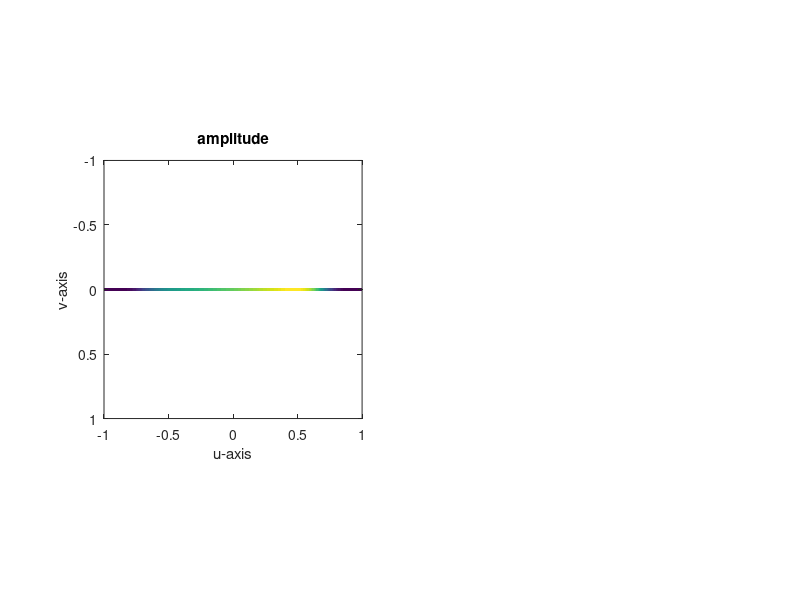
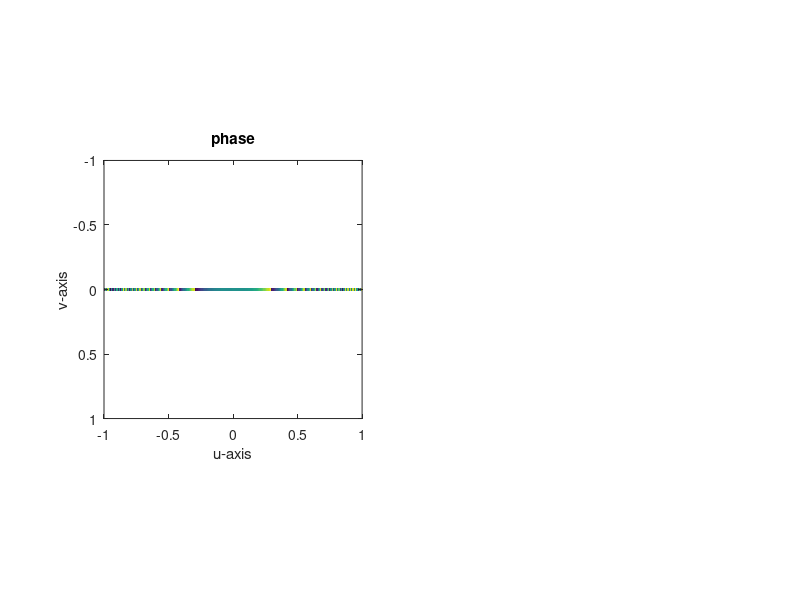
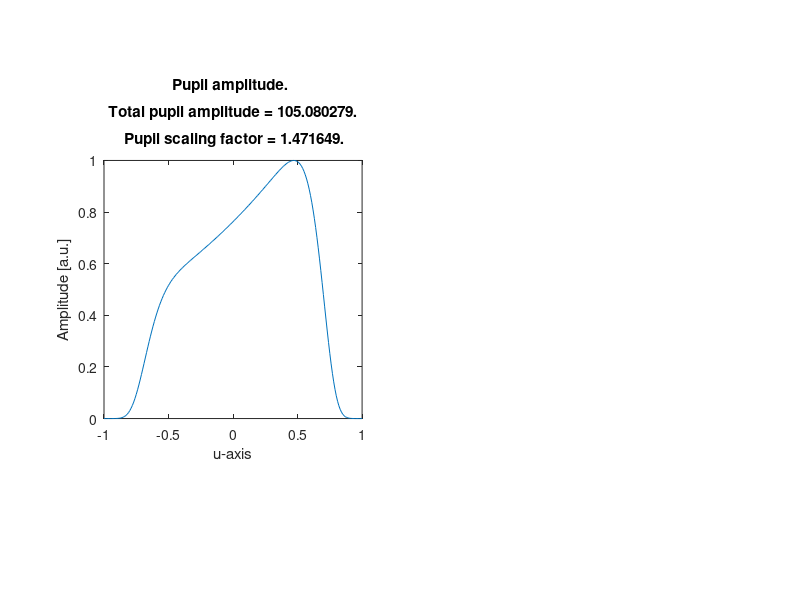

These figures' MATLAB source, in order: (Note: this script raises an error after producing the figures.)
%%% name:           FastLightSheetProfileSimulation_attenuationCompensation
%%% author:         Jonathan Nylk
%%% date created:   19/07/2016
%%% description:    This function simulates attenuation compensated
%%%                 light-sheets and plots their relative pupil functions,
%%%                 light-sheet cross-sectional profiles, MTF as a
%%%                 function of propagation distance, and the maximum
%%%                 intensity as a function of propagation.
%%%
%%% updates (latest first):
%%%                 
%%%
%%%
%%% END %%%

%%%
%%% NEED TO CHECK THE CODE THOROUGHLY AS I HAVE PLAYING WITH IT FOR
%%% PARTICULAR SIMULATIONS.
%%%


function FastLightSheetProfileSimulation_attenuationCompensation(zRange,xRange,lambda,NA,alpha,compensation_type...
    ,sigma_exp,sigma_lin,sigma_peak,x_peak,C_abs,outputFolder,Flag_imageSimulation,deconvolution_lightSheet,amp_peak)

    %default inputs
    if nargin < 1
%         zRange = [-50:0.05:50] * 1e-6;  % transverse beam axis [metres]
        zRange = [-50:0.1:50] * 1e-6;  % transverse beam axis [metres]
    end
    if nargin < 2
%         xRange = [-100:1:100] * 1e-6; % propagation axis [metres]
        xRange = [-1:1:1] * 1e-6;
    end
    if nargin < 3
        lambda = 532e-9;    % [metres]
    end
    if nargin < 4
        NA = 0.42;
%         NA = 0.4;
    end
    if nargin < 5
        alpha = 7;
%         alpha = 0;
    end
    if nargin < 6
        compensation_type = 'Exponential';
%         compensation_type = 'Linear';
%         compensation_type = 'Peak';
    end
    if nargin < 7
%         sigma_exp = 0.54;
%         sigma_exp = 0;
        sigma_exp = 0.46;
    end
    if nargin < 8
        sigma_lin = 0.54;
    end
    if nargin < 9
        sigma_peak = 0.1;
    end
    if nargin < 10
%         x_peak = 0 * 1e-6; % [metres]
        x_peak = 0.75;
    end
    if nargin < 11
%         C_abs = 64.95 * 100;   % [metres^-1]
        C_abs = 0;   % [metres^-1]
    end
    if nargin < 12
        outputFolder = 'C:\Users\Jonathan Nylk\Documents\GitHub\gitJonny_OMGsoftware\LightSheet\CompensatedLightsheet\Theory and Simulations\2017-03-27';
    end
    if nargin < 13
%         Flag_imageSimulation = 1;   % performs image convolution and deconvolution
        Flag_imageSimulation = 0;   % performs image convolution and deconvolution
    end
    if nargin < 14
        deconvolution_lightSheet = 'Normal';      % Use calculated light-sheet with no attenuation included. 
%         deconvolution_lightSheet = 'APriori';     % Use calculated light-sheet with attenuation included.
    end
    if nargin < 15
        amp_peak = 0.5;
    end
    
    % If imaging simulation is to be performed, override certain inputs to
    % comply with image size.
    if Flag_imageSimulation
        zRange = [-62:0.2:62.2] * 1e-6;  % transverse beam axis [metres]
        xRange = [-200:0.2:199.8] * 1e-6; % propagation axis [metres]
    end
    
    
    % other variable definitions
    ref_index = 1.33;
    illumination_mag = 40;
    illumination_tube_length = 0.2; % [metres]
    
    % define figure handles
    fig_pupil_amplitude = 101;
    fig_lightSheet_profile = 102;
    fig_intensity_maxima = 103;
    fig_MTF = 104;
    fig_MTF_5percent = 105;
    switch Flag_imageSimulation
        case 1
            fig_image_sims = 106;
            fig_image_sims_2 = 107;
        otherwise
            % Otherwise do nothing
    end
    
    % cylindrical simulation so no y-axis needed
    yRange = [0] * 1e-6;    % transverse beam axis (in plane of light-sheet) [metres]
%     yRange = zRange;

    % soft-aperture implemented, therefore extend hard aperture limit of NA
    NA_pupil = NA / 0.7;

    % define spatial frequency coords
    kzRange = ([1:length(zRange)] - floor(length(zRange) / 2) - 1) * 1 / 2 / zRange(end) / 2 / NA * lambda;
    kzRange = kzRange(ceil(length(kzRange) / 2):end);   % normalised [0:1]
    kxRange = ([1:length(xRange)] - floor(length(xRange) / 2) - 1) * 1 / 2 / xRange(end) / 2 / NA * lambda;
    kxRange = kxRange(ceil(length(kxRange) / 2):end);     % normalised [0:1]

    % set pupil limits
        VPupilSize = 1;       % z-axis
        UPupilSize = 0.01;    % y-axis
%         UPupilSize = 1;     % y-axis

    % set hard-aperture at pupil limit
    pupilAmplitudeMaskU = @(U,V) 1 * (U >= -UPupilSize & U <= UPupilSize);
    pupilAmplitudeMaskV = @(U,V) 1 * (V >= -VPupilSize & V <= VPupilSize);

    % set super-Gaussian apodization
    sigma_superGaussian = 8;    %super-Gaussian order (must be even!)
%     sigma_superGaussian = 100;    % TO REMOVE EFFECT OF SUPER-GUASSIAN APODIZATION
    superGaussian = @(U,V) exp(-(sqrt(2) * U).^ sigma_superGaussian) .* exp(-(sqrt(2) * V).^ sigma_superGaussian);
%     superGaussian = @(U,V) exp(-(sqrt(2) * sqrt(U.^2 + V.^2)).^ sigma_superGaussian); % CIRCULAR PUPIL
    
    pupilPhaseModulations = cell([1,2]);
    
    % compensated beam definition
    switch compensation_type
        case 'Exponential'
            pupilPhaseModulations{1} = @(U,V) exp(2i * pi * alpha / (NA / NA_pupil).^3 * V.^3)...
                .* exp(sigma_exp / (NA / NA_pupil) * (V - 1)) ...
                .* superGaussian(U,V);    % exponential compenation factor (1+1D Airy)
%             pupilPhaseModulations{1} = @(U,V) exp(2i * pi * alpha / (NA / NA_pupil).^3 * (U.^3 + V.^3))...
%                 .* exp(sigma_exp / (NA / NA_pupil) * (V - 1)) .* superGaussian(U,V);    % exponential compenation factor (2+1D Airy)
            fprintf('Pupil function: %s.\n Parameters:\n Alpha = %f.\n Sigma = %f.\n',func2str(pupilPhaseModulations{1}),alpha,sigma_exp);
        case 'Linear'
            pupilPhaseModulations{1} = @(U,V) exp(2i * pi * alpha / (NA / NA_pupil).^3 * V.^3)...
                .* sigma_exp / (NA / NA_pupil) .* (V + 1) .* superGaussian(U,V);   % linear compensation factor
            fprintf('Pupil function: %s.\n Parameters:\n Alpha = %f.\n Sigma = %f.\n',func2str(pupilPhaseModulations{1}),alpha,sigma_lin);
        case 'Peak'
           pupilPhaseModulations{1} = @(U,V) exp(2i * pi * alpha / (NA / NA_pupil).^3 * V.^3)...
                .* ((1 - amp_peak) + amp_peak .* exp(-((V - (x_peak * (NA / NA_pupil))) / sqrt(2) / (sigma_peak * (NA / NA_pupil))).^2)) .* superGaussian(U,V);    % no compensation, intensity peak
           fprintf('Pupil function: %s.\n Parameters:\n Alpha = %f.\n Sigma (width) = %f.\n Peak position = %f.\n Peak height = %f.\n',func2str(pupilPhaseModulations{1}),alpha,sigma_peak,x_peak,amp_peak);
        otherwise
           fprintf('Case: "%s" not recognised/implemented yet, using case: "Exponential" for compensation instead. \n',compensation_type)
           pupilPhaseModulations{1} = @(U,V) exp(2i * pi * alpha / (NA / NA_pupil).^3 * V.^3)...
                .* exp(sigma_exp / (NA / NA_pupil) * (V - 1)) .* superGaussian(U,V);    % exponential compenation factor
           fprintf('Pupil function: %s.\n Parameters:\n Alpha = %f.\n Sigma = %f.\n',func2str(pupilPhaseModulations{1}),alpha,sigma_exp);
    end
    % standard beam definition
    pupilPhaseModulations{2} = @(U,V) exp(2i * pi * alpha / (NA / NA_pupil).^3 * V.^3)...
        .* superGaussian(U,V);  % no compensation
%     pupilPhaseModulations{2} = @(U,V) exp(2i * pi * alpha / (NA / NA_pupil).^3 * (U.^3 + V.^3))...
%         .* superGaussian(U,V);  % no compensation    
    
    % allocate memory for PSFs
    PSF = zeros(length(zRange),length(xRange),length(pupilPhaseModulations));
    
    % evaluate compensated pupil function to determine normalisation constants
    pupilRangeU = [-UPupilSize:0.01:UPupilSize];
    pupilRangeV = [-VPupilSize:0.01:VPupilSize];
    if strcmp(compensation_type,'Peak')
        pupilMaxVal = 1;
        pupilNormVal = 1;
    else
        pupilPhaseModulation = pupilPhaseModulations{1};
        [maxVal,maxPos] = max(abs(pupilPhaseModulation(0,pupilRangeV)));
        pupilMaxVal = maxVal;
        pupilNormVal = abs(pupilPhaseModulation(0,-pupilRangeV(maxPos)));
    end
    
    for Idx = 1:length(pupilPhaseModulations)
        % scale pupil functions with normalisation constants
        pupilPhaseModulation = pupilPhaseModulations{Idx};
        pupilFunctor = @(U,V) pupilAmplitudeMaskU(U,V) .* pupilAmplitudeMaskV(U,V)...
            .* pupilPhaseModulation(U,V);
        if Idx == 1
            pupil_scaling_factor = 1 / pupilMaxVal;
        else
            pupil_scaling_factor = pupilNormVal / pupilMaxVal;
        end
        pupilFunctor = @(U,V) pupilFunctor(U,V) * pupil_scaling_factor;
        fprintf('Pupil scaling factor = %f.\n',pupil_scaling_factor);
        
        % sum amplitude over pupil
        total_pupil_amplitude = sum(abs(pupilFunctor(0,pupilRangeV)));
        fprintf('Total pupil amplitude = %f.\n',total_pupil_amplitude);
        
        % plot pupil amplitude
        figure(fig_pupil_amplitude);
        subplot(1,2,Idx);
        plot(pupilRangeV,abs(pupilFunctor(0,pupilRangeV)));
        xlim([-1 1]); ylim([0 1]); axis square;
        xlabel('u-axis'); ylabel('Amplitude [a.u.]');
        title(sprintf('Pupil amplitude. \n\n Total pupil amplitude = %f. \n\n Pupil scaling factor = %f.'...
            ,total_pupil_amplitude,pupil_scaling_factor));
        drawnow;shg;
        
        % plot 2D pupil amplitude and phase
        [pupilRangeU_2D,pupilRangeV_2D] = meshgrid(pupilRangeU,pupilRangeV);
        figure(51);
        subplot(1,2,Idx);
        imagesc(pupilRangeV,pupilRangeU,abs(pupilFunctor(pupilRangeU_2D,pupilRangeV_2D)).');
        axis image;
        xlim([-1 1]); ylim([-1 1]);
        xlabel('u-axis'); ylabel('v-axis');
        title('amplitude');
        figure(52);
        subplot(1,2,Idx);
        imagesc(pupilRangeV,pupilRangeU,angle(pupilFunctor(pupilRangeU_2D,pupilRangeV_2D)).');
        axis image;
        xlim([-1 1]); ylim([-1 1]);
        xlabel('u-axis'); ylabel('v-axis');
        title('phase');
        drawnow;shg;
        
        
        % calculate PSF
        psf_timer = tic;
        psf = calcVectorialPsf(yRange,zRange,xRange,lambda...
            ,@(U,V) pupilFunctor(U,V) / sqrt(2),@(U,V) 1i * pupilFunctor(U,V) / sqrt(2)...
            ,NA_pupil,ref_index,illumination_mag,illumination_tube_length,[]);
        psf_time_elapsed = toc(psf_timer);
        fprintf('Time taken to calculate light-sheet PSF: %f seconds.\n',psf_time_elapsed);
        
        % if a 2D pupil function, then 3D beam profile.
        % project along y-axis to determine light-sheet profile.
        if max(yRange~=0)
            psf = sum(psf,1);
        end
        
        % re-orient PSF
        psf = squeeze(permute(psf,[1,3,2])).';
        
        % take finite depth-of-field of detection lens into account
        [~,zCoords] = meshgrid(xRange,zRange);
        DOF_half_width = 16e-6;  % [metres]
        detection_DOF = exp(-1 * zCoords.^2 / 2 / DOF_half_width^2);
        psf = psf .* detection_DOF;
        
        % normalise
        psf = psf ./ max(psf(:));
        
        % take a copy of the PSF before applying absorption
        psf_before_absorption = psf;
        
        % simulate "perfect" absorption
        absorption_decay = repmat(exp(-C_abs * xRange),[length(zRange) 1]);
        psf = psf .* absorption_decay;
        % re-normalise
        psf = psf ./ max(psf(:));
        
        % write psf
        PSF(:,:,Idx) = psf;
        
        % plot attenuated light-sheet
        figure(fig_lightSheet_profile);
        subplot(2,1,Idx);
        imagesc(xRange * 1e6,zRange * 1e6,psf); axis image;
        title('Light-sheet profile');
        xlabel('x-axis [um]'); ylabel('z-axis [um]');
        drawnow;shg;

        % determine transverse intensity maxima
        [C_max,I_max]=max(psf,[],1);
        
        % plot position and intensity of maxima
        figure(fig_intensity_maxima);
        subplot(2,2,Idx)
        plot(xRange * 1e6,C_max); axis square;
        title('Light-sheet peak intensity value');
        xlabel('x-axis [um]'); ylabel('Intensity [a.u.]');
        xlim([xRange(1) xRange(end)] * 1e6);
        subplot(2,2,Idx + 2);
        plot(xRange * 1e6,zRange(I_max) * 1e6); axis square;
        title('Light-sheet peak intensity position');
        xlabel('x-axis [um]'); ylabel('z-axis [um]');
        xlim([xRange(1) xRange(end)] * 1e6);
        drawnow;shg;
        
        % determine MTF_z as a function of x-axis coordinate
        MTF_z = abs(fftshift(fft(psf,[],1),1));
        % normalisation
        MTF_z = MTF_z ./ max(MTF_z(:));
        MTF_z = MTF_z(ceil(size(MTF_z,1) / 2):end,:); % range, kz = [0:1]
        
        if Idx == 1
            MTF_z = MTF_z / pupilMaxVal / pupilNormVal;
            fprintf('MTF scaling factor = %f.\n',1 / pupilMaxVal / pupilNormVal);
        end
        
        % plot MTF
        figure(fig_MTF);
        subplot(2,1,Idx);
        imagesc(xRange * 1e6,kzRange,MTF_z);
        if Idx == 1
            title(sprintf('MTF(x,kz). \n\n MTF scaling factor = %f.\n',1 / pupilMaxVal / pupilNormVal));
        else
            title('MTF(x,kz)');
        end
        xlabel('x [um]');ylabel('kz');
        ylim([0 1]);
        drawnow;shg;
        
        % plot thresholded MTF
        figure(fig_MTF_5percent);
        subplot(2,1,Idx);
        imagesc(xRange * 1e6,kzRange,MTF_z >= 0.05);
        if Idx == 1
            title(sprintf('MTF(x,kz). \n\n MTF scaling factor = %f.\n',1 / pupilMaxVal / pupilNormVal));
        else
            title('MTF(x,kz)');
        end
        xlabel('x [um]');ylabel('kz');
        colormap gray;
        ylim([0 1]);
        drawnow;shg;
        
        
        % Simulate imaging of target
        switch Flag_imageSimulation
            case 1
                % Load image_target
                image_target_base =...
                    single(imread('C:\Users\Jonathan Nylk\Documents\GitHub\gitJonny_OMGsoftware\LightSheet\CompensatedLightsheet\Theory and Simulations\03-foundation-colour.bmp'));
%                 image_target = imresize(image_target,2);
                image_target_base = repmat(image_target_base,[1 2 1]); 
                image_target = ones(size(repmat(image_target_base,[2 1 1]))) * max(image_target_base(:));
                image_target(floor(size(image_target_base,1) / 2):floor(size(image_target_base,1) / 2) -1 + size(image_target_base,1),:,:) = image_target_base;
                % Normalise
                if min(image_target(:)) < 0
                    image_target = image_target .* (image_target>0);    % Ensures all +ve values
                end
                image_target = image_target / max(image_target(:));

                % Image target to display
                image_target_DISPLAY = image_target;

                % invert image target
                image_target = 1 - image_target;


                % Convolve image target with light-sheet PSF
                convolved_image = zeros([size(image_target,1),size(image_target,2),size(image_target,3)],'single');
                for m = 1:size(image_target,3)
                    for n = 1:size(image_target,2)
                        convolved_image(:,n,m) = conv(squeeze(image_target(:,n,m)),squeeze(psf(:,n)),'same');
                    end
                end

                % Add Gaussian noise
                noise_magnitude = 0.01;
%                 noise_magnitude = 0; % no noise
                image_noise = randn(size(convolved_image)) .* max(convolved_image(:)) * noise_magnitude;
                convolved_image = convolved_image + image_noise;

                % Re-normalisation of image
                if min(convolved_image(:)) < 0
                    convolved_image = convolved_image - min(convolved_image(:));    % Ensures all +ve values
                end
                convolved_image = convolved_image / max(convolved_image(:));

                % Convolved image to display
                convolved_image_DISPLAY = 1 - convolved_image;

                % Deconvolve image with light-sheet PSF
                
                % Deconvolve using light-sheet profile without including absorption
                switch deconvolution_lightSheet
                    case 'Normal'
                        psf = psf_before_absorption;
                    otherwise
                end
                

%                 % Try deconvolution with normal Airy PSF
%                 figure(1);
%                 deconvolution_PSF_axes = get(gcf,'Children');
%                 deconvolution_PSF_hanlde = get(deconvolution_PSF_axes(1),'Children');
%                 psf = get(deconvolution_PSF_hanlde,'CData');
                
                
                
                
                % Zero-pad and centre PSF
                padded_psf = zeros(size(psf,1) + 2 * ceil(size(psf,1) / 2),size(psf,2));
                padded_psf(ceil(size(psf,1) / 2) + [1:size(psf,1)],:) = psf;
                
                % Model z-OTF as inverse function
                ZOtf = ([1:size(padded_psf,1)] - floor(size(padded_psf,1) / 2) - 1) / ((zRange(2)-zRange(1)) * size(padded_psf,1));
                excitationOpticalCutOffSpFreq = 2 * NA / lambda; % Independent of refractive index of medium
                excitationNoiseToSignalRatio = ZOtf / excitationOpticalCutOffSpFreq / 5;
                excitationNoiseToSignalRatio =excitationNoiseToSignalRatio.';
                
                % Calculate Deconvolution filter
                lightSheetOtf = fftshift(fft(ifftshift(padded_psf,1),[],1),1);
                lightSheetOtf = lightSheetOtf ./ max(abs(lightSheetOtf(:))); % Maintain the mean brightness
                
                if Idx == 1
                    lightSheetOtf = lightSheetOtf / pupilMaxVal / pupilNormVal;
                    fprintf('OTF scaling factor = %f.\n',1 / pupilMaxVal / pupilNormVal);
                end
                
                lightSheetDeconvFilter = conj(lightSheetOtf) ./ (abs(lightSheetOtf).^2 ...
                    + repmat(excitationNoiseToSignalRatio.^2,[1 size(lightSheetOtf,2)]));
                
                % Pad and extend edges of image
                padded_convolved_image = convolved_image([1:end, end * ones(1,floor(end / 2))...
                        ,ones(1,floor((end + 1) / 2))],:,:);
                
                % Deconvolve
                imageSliceFft = fft(padded_convolved_image,[],1);
                deconvImage = ifft(imageSliceFft .* repmat(ifftshift(lightSheetDeconvFilter,1),[1 1 size(convolved_image,3)]),[],1,'symmetric');
                deconvolved_image = deconvImage(1:end / 2,:,:); % drop wrapped kernel padding;

                % Re-normlaise
                deconvolved_image = deconvolved_image ./ max(deconvolved_image(:));
                deconvolved_image = deconvolved_image .* (deconvolved_image > 0);
                
                % Re-normlaise within specified xRange
                xRange_min = -100e-6;   % [metres]
                xRange_max = 100e-6;    % [metres]
                [~,xLim_lower] = max(xRange >= xRange_min);
                [~,xLim_upper] = max(xRange >= xRange_max);
                image_min_level = min(min(min(deconvolved_image(:,xLim_lower:xLim_upper,:))));
                image_max_level = max(max(max(deconvolved_image(:,xLim_lower:xLim_upper,:))));
                deconvolved_image = deconvolved_image - image_min_level;
                deconvolved_image = deconvolved_image / image_max_level;
                deconvolved_image = deconvolved_image .* (deconvolved_image > 0);
                deconvolved_image = deconvolved_image .* (deconvolved_image < 1) + (deconvolved_image >= 1);

                % Deconvolved image to display
                deconvolved_image_DISPLAY = 1 - deconvolved_image;

                figure(fig_image_sims);
                subplot(3,2,Idx);
                imagesc(xRange * 1e6,zRange * 1e6,image_target_DISPLAY);
                axis image;
                xlabel('x-axis [um]');
                ylabel('z-axis [um]');
                title('image target');
                subplot(3,2,2+Idx);
                imagesc(xRange * 1e6,zRange * 1e6,convolved_image_DISPLAY);
                axis image;
                xlabel('x-axis [um]');
                ylabel('z-axis [um]');
                title('convolved image');
                subplot(3,2,4+Idx);
                imagesc(xRange * 1e6,zRange * 1e6,deconvolved_image_DISPLAY);
                axis image;
                xlabel('x-axis [um]');
                ylabel('z-axis [um]');
                title('deconvolved image');
                drawnow;shg;
                
                figure(fig_image_sims_2);
                subplot(2,1,Idx);
                imagesc(xRange * 1e6,zRange * 1e6,deconvolved_image_DISPLAY);
                axis image;
                xlabel('x-axis [um]');
                ylabel('z-axis [um]');
                title('deconvolved image');
                drawnow;shg;
                
            otherwise
                % Otherwise do nothing
        end
        
    end
    
    % save figures
    switch compensation_type
        case 'Exponential'
            fullOutputFolder = sprintf('%s\\Alpha_%f_Abs_%f_ExponentialCompensation_sigma_%f',outputFolder,alpha,C_abs,sigma_exp);
        case 'Linear'
            fullOutputFolder = sprintf('%s\\Alpha_%f_Abs_%f_LinearCompensation_sigma_%f',outputFolder,alpha,C_abs,sigma_lin);
        case 'Peak'
 
           fullOutputFolder = sprintf('%s\\Alpha_%f_Abs_%f_Peak_sigma_%f_centre_%f_amp_%f',outputFolder,alpha,C_abs,sigma_peak,x_peak,amp_peak);
        otherwise
           fprintf('Case: "%s" not recognised/implemented yet, using case: "Exponential" for compensation instead. \n',compensation_type);
           fullOutputFolder = sprintf('%s\\Alpha_%f_Abs_%f_ExponentialCompensation_sigma_%f',outputFolder,alpha,C_abs,sigma_exp);
    end
    mkdir(fullOutputFolder);
    saveas(fig_pupil_amplitude,sprintf('%s\\pupilAmplitude.fig',fullOutputFolder));
    saveas(fig_pupil_amplitude,sprintf('%s\\pupilAmplitude.png',fullOutputFolder));
    saveas(fig_lightSheet_profile,sprintf('%s\\lightSheetProfile.fig',fullOutputFolder));
    saveas(fig_lightSheet_profile,sprintf('%s\\lightSheetProfile.png',fullOutputFolder));
    saveas(fig_intensity_maxima,sprintf('%s\\intensityMaxima.fig',fullOutputFolder));
    saveas(fig_intensity_maxima,sprintf('%s\\intensityMaxima.png',fullOutputFolder));
    saveas(fig_MTF,sprintf('%s\\MTF.fig',fullOutputFolder));
    saveas(fig_MTF,sprintf('%s\\MTF.png',fullOutputFolder));
    saveas(fig_MTF_5percent,sprintf('%s\\MTF_5.fig',fullOutputFolder));
    saveas(fig_MTF_5percent,sprintf('%s\\MTF_5.png',fullOutputFolder));
     switch Flag_imageSimulation
            case 1
                saveas(fig_image_sims,sprintf('%s\\imaging_simulation.fig',fullOutputFolder));
                saveas(fig_image_sims,sprintf('%s\\imaging_simulation.png',fullOutputFolder));
                saveas(fig_image_sims_2,sprintf('%s\\deconvolved_image.fig',fullOutputFolder));
                saveas(fig_image_sims_2,sprintf('%s\\deconvolved_image.png',fullOutputFolder));
         otherwise
                % Otherwise do nothing
     end
    
%     close all
        
end
